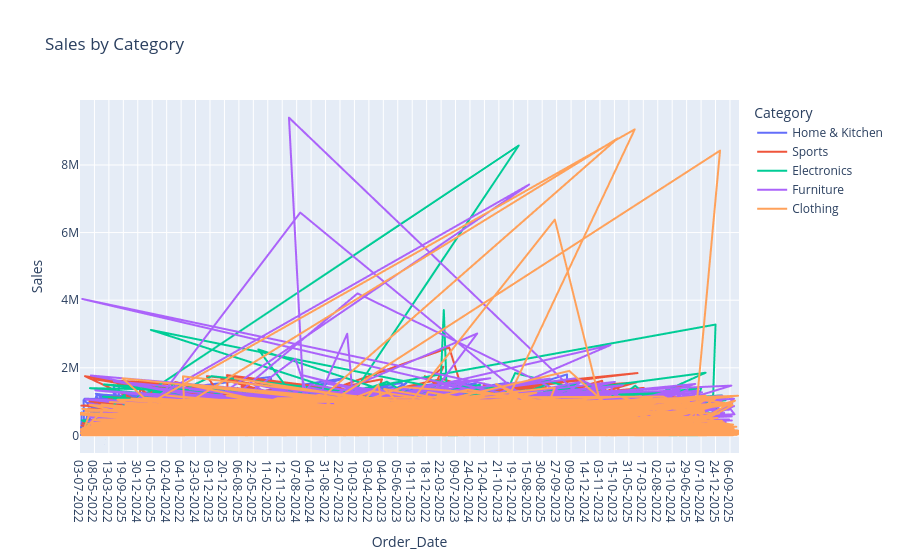

The notebook cell this image was saved under:
### Markdown cell above
**Code Cell 4**Line Chart with Color

### Code cell
fig = px.line(
    df,
    x="Order_Date",
    y="Sales",
    color="Category",
    title="Sales by Category"
)

fig.show()

### Figure 1 — Plotly figure (JSON) as saved in the notebook; plotly's stock layout.template omitted (floating-point values rounded to 4 significant figures; data arrays with more than 128 entries replaced by an {"elided": "..."} marker saying what was removed)
{"data": [{"hovertemplate": "Category=Home & Kitchen<br>Order_Date=%{x}<br>Sales=%{y}<extra></extra>", "legendgroup": "Home & Kitchen", "line": {"color": "#636efa", "dash": "solid"}, "marker": {"symbol": "circle"}, "mode": "lines", "name": "Home & Kitchen", "showlegend": true, "type": "scattergl", "x": {"elided": "2033 str values"}, "xaxis": "x", "y": {"elided": "2033 float values"}, "yaxis": "y"}, {"hovertemplate": "Category=Sports<br>Order_Date=%{x}<br>Sales=%{y}<extra></extra>", "legendgroup": "Sports", "line": {"color": "#EF553B", "dash": "solid"}, "marker": {"symbol": "circle"}, "mode": "lines", "name": "Sports", "showlegend": true, "type": "scattergl", "x": {"elided": "1980 str values"}, "xaxis": "x", "y": {"elided": "1980 float values"}, "yaxis": "y"}, {"hovertemplate": "Category=Electronics<br>Order_Date=%{x}<br>Sales=%{y}<extra></extra>", "legendgroup": "Electronics", "line": {"color": "#00cc96", "dash": "solid"}, "marker": {"symbol": "circle"}, "mode": "lines", "name": "Electronics", "showlegend": true, "type": "scattergl", "x": {"elided": "2060 str values"}, "xaxis": "x", "y": {"elided": "2060 float values"}, "yaxis": "y"}, {"hovertemplate": "Category=Furniture<br>Order_Date=%{x}<br>Sales=%{y}<extra></extra>", "legendgroup": "Furniture", "line": {"color": "#ab63fa", "dash": "solid"}, "marker": {"symbol": "circle"}, "mode": "lines", "name": "Furniture", "showlegend": true, "type": "scattergl", "x": {"elided": "1987 str values"}, "xaxis": "x", "y": {"elided": "1987 float values"}, "yaxis": "y"}, {"hovertemplate": "Category=Clothing<br>Order_Date=%{x}<br>Sales=%{y}<extra></extra>", "legendgroup": "Clothing", "line": {"color": "#FFA15A", "dash": "solid"}, "marker": {"symbol": "circle"}, "mode": "lines", "name": "Clothing", "showlegend": true, "type": "scattergl", "x": {"elided": "2040 str values"}, "xaxis": "x", "y": {"elided": "2040 float values"}, "yaxis": "y"}], "layout": {"legend": {"title": {"text": "Category"}, "tracegroupgap": 0}, "title": {"text": "Sales by Category"}, "xaxis": {"anchor": "y", "domain": [0, 1], "title": {"text": "Order_Date"}}, "yaxis": {"anchor": "x", "domain": [0, 1], "title": {"text": "Sales"}}}}
